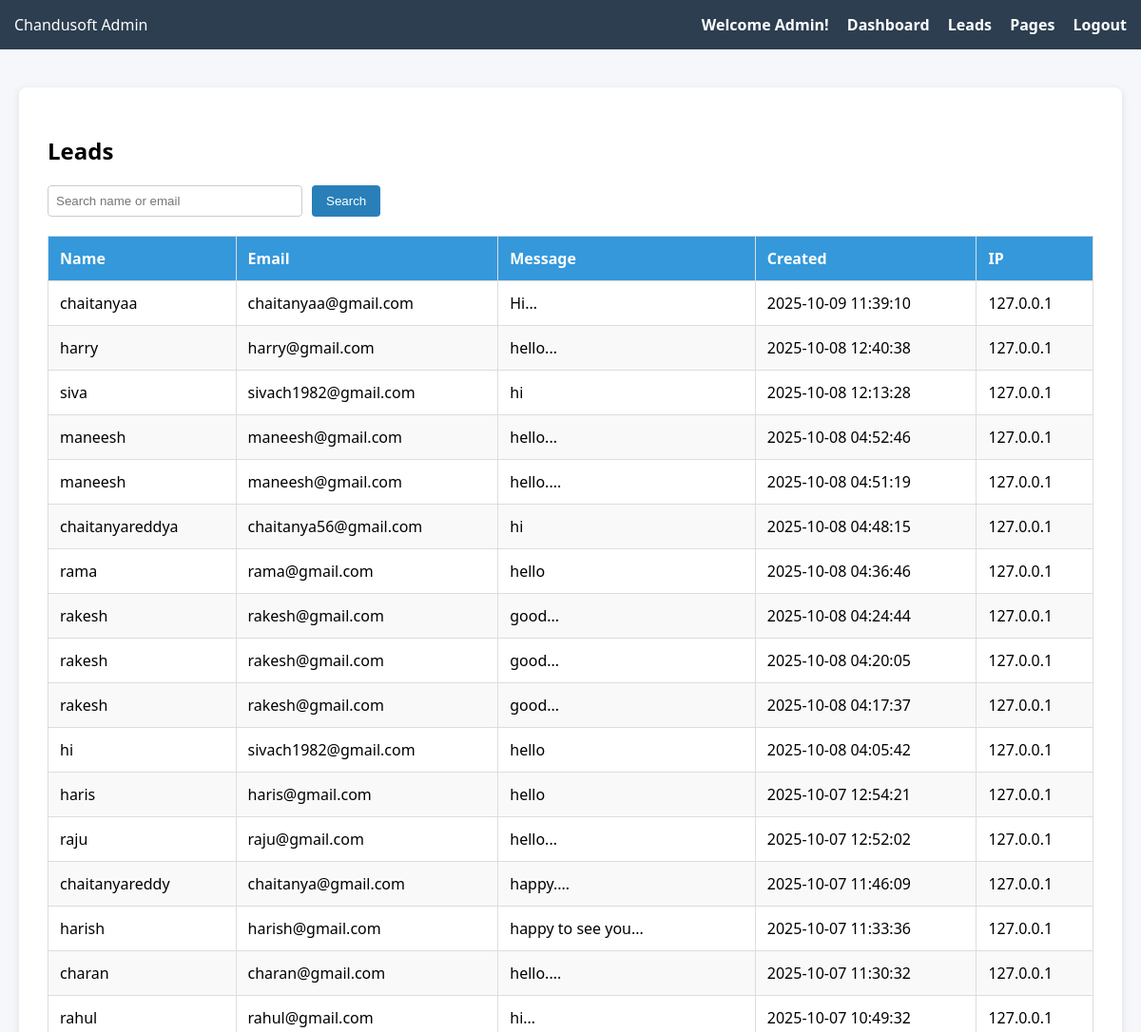
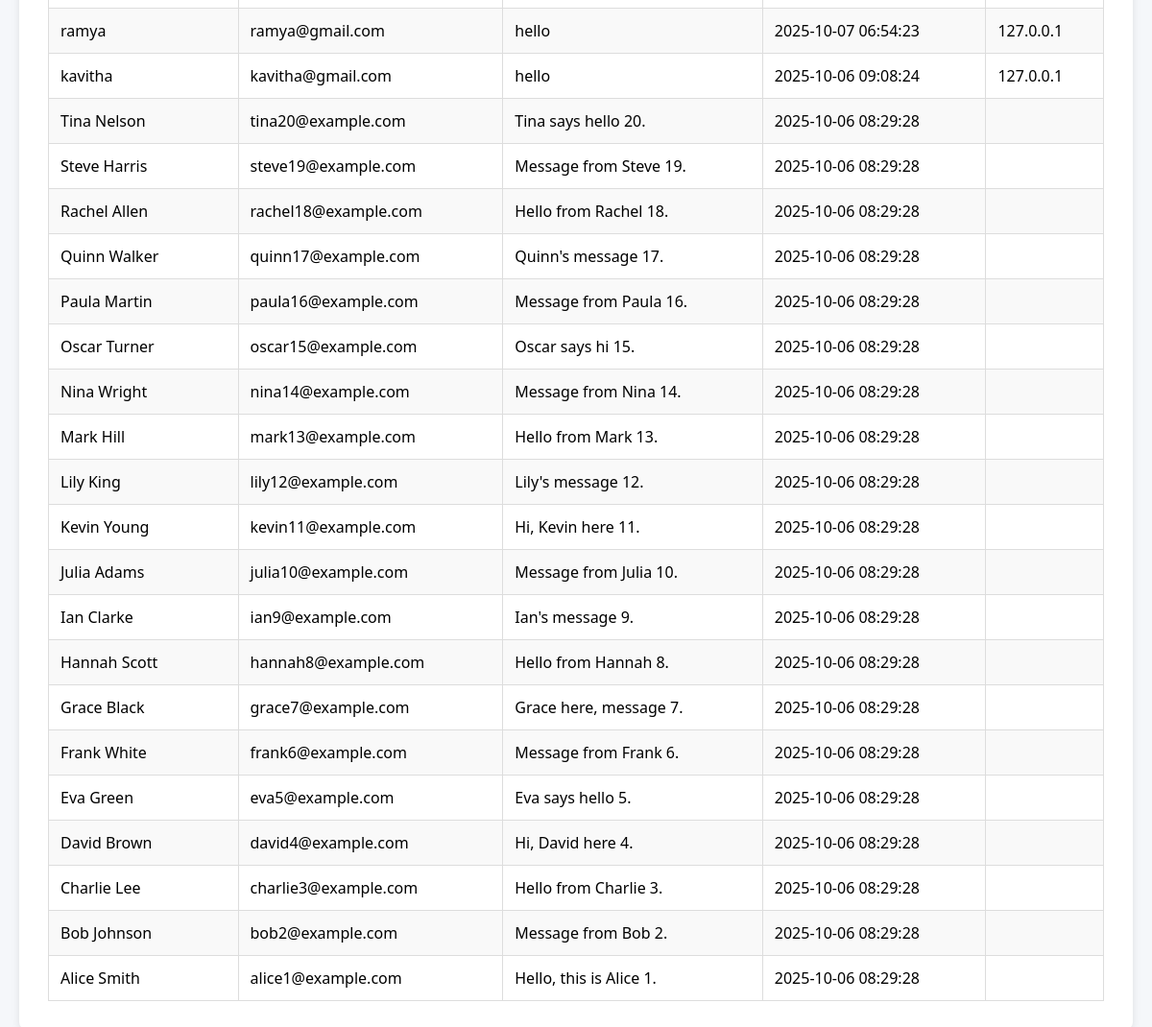
The page /admin-leads.php (signed in) on the database its author committed (2 pictures, top to bottom).
### tables this page shows
CREATE TABLE `leads` (
  `id` int NOT NULL AUTO_INCREMENT,
  `name` varchar(100) NOT NULL,
  `email` varchar(100) NOT NULL,
  `message` text NOT NULL,
  `created_at` timestamp NULL DEFAULT CURRENT_TIMESTAMP,
  `ip` varchar(45) DEFAULT NULL,
  PRIMARY KEY (`id`)
);

### admin-leads.php (the view, shortened to what this page needs)
<?php
require 'db.php';
$user = $_SESSION['user'];
$role = $user['role'];
$searchTerm = '';
$whereClause = '';
$sql = "SELECT name, email, message, created_at, ip FROM leads $whereClause ORDER BY id DESC";
$stmt = $pdo->query($sql);
$leads = $stmt->fetchAll(PDO::FETCH_ASSOC);
?>
<!DOCTYPE html>
<html>
<head>
</head>
<body>
<div class="navbar">
    <div class="logo">Chandusoft Admin</div>
    <div class="menu">
        <span class="welcome">Welcome <?= htmlspecialchars(ucfirst($role)) ?>!</span>
        <a href="dashboard.php">Dashboard</a>
        <a href="admin-leads.php">Leads</a>
        <a href="pages.php">Pages</a>
        <a href="logout.php">Logout</a>
    </div>
</div>
<div class="container">
    <h2>Leads</h2>
    <form method="get" class="search-form">
        <input type="text" name="search" value="<?= htmlspecialchars($searchTerm) ?>" placeholder="Search name or email" />
        <button type="submit">Search</button>
    </form>
    <table>
        <thead>
            <tr>
                <th>Name</th>
                <th>Email</th>
                <th>Message</th>
                <th>Created</th>
                <th>IP</th>
            </tr>
        </thead>
        <tbody>
            <?php if (!empty($leads)): ?>
                <?php foreach ($leads as $lead): ?>
                    <tr>
                        <td><?= htmlspecialchars($lead['name']) ?></td>
                        <td><?= htmlspecialchars($lead['email']) ?></td>
                        <td><?= htmlspecialchars($lead['message']) ?></td>
                        <td><?= htmlspecialchars($lead['created_at']) ?></td>
                        <td><?= htmlspecialchars($lead['ip'] ?? '') ?></td>
                    </tr>
                <?php endforeach; ?>
            <?php else: ?>
                <tr><td colspan="5">No leads found.</td></tr>
            <?php endif; ?>
        </tbody>
    </table>
</div>
</body>
</html>

### admin-leads.php (style rules this page uses)
body { font-family: 'Segoe UI', sans-serif; margin: 0; background: #f5f7fa; }
.navbar { background: #2c3e50; padding: 15px; color: white; display: flex; justify-content: space-between; align-items: center; }
.navbar a { color: white; margin-left: 15px; text-decoration: none; font-weight: bold; }
.container { max-width: 1100px; margin: 40px auto; background: white; padding: 30px; border-radius: 8px; box-shadow: 0 2px 8px rgba(0,0,0,0.1); }
h2 { margin-bottom: 20px; }
form.search-form { margin-bottom: 20px; display: flex; gap: 10px; }
form.search-form input[type="text"] { padding: 8px; width: 250px; border: 1px solid #ccc; border-radius: 4px; }
form.search-form button { padding: 8px 15px; background: #2980b9; color: white; border: none; border-radius: 4px; cursor: pointer; }
table { border-collapse: collapse; width: 100%; }
table thead { background-color: #3498db; color: white; }
th, td { padding: 12px; border: 1px solid #ddd; text-align: left; }
tr:nth-child(even) { background-color: #f9f9f9; }
.welcome { font-weight: bold; }

### rows shown on the page
leads: name "chaitanyaa", email "chaitanyaa@gmail.com", message "Hi...", created_at "2025-10-09 11:39:10", ip "127.0.0.1"
leads: name "harry", email "harry@gmail.com", message "hello...", created_at "2025-10-08 12:40:38", ip "127.0.0.1"
leads: name "siva", email "sivach1982@gmail.com", message "hi", created_at "2025-10-08 12:13:28", ip "127.0.0.1"
leads: name "maneesh", email "maneesh@gmail.com", message "hello...", created_at "2025-10-08 04:52:46", ip "127.0.0.1"
leads: name "maneesh", email "maneesh@gmail.com", message "hello....", created_at "2025-10-08 04:51:19", ip "127.0.0.1"
leads: name "chaitanyareddya", email "chaitanya56@gmail.com", message "hi", created_at "2025-10-08 04:48:15", ip "127.0.0.1"
leads: name "rama", email "rama@gmail.com", message "hello", created_at "2025-10-08 04:36:46", ip "127.0.0.1"
leads: name "rakesh", email "rakesh@gmail.com", message "good...", created_at "2025-10-08 04:24:44", ip "127.0.0.1"
leads: name "rakesh", email "rakesh@gmail.com", message "good...", created_at "2025-10-08 04:20:05", ip "127.0.0.1"
leads: name "rakesh", email "rakesh@gmail.com", message "good...", created_at "2025-10-08 04:17:37", ip "127.0.0.1"
leads: name "hi", email "sivach1982@gmail.com", message "hello", created_at "2025-10-08 04:05:42", ip "127.0.0.1"
leads: name "haris", email "haris@gmail.com", message "hello", created_at "2025-10-07 12:54:21", ip "127.0.0.1"
leads: name "raju", email "raju@gmail.com", message "hello...", created_at "2025-10-07 12:52:02", ip "127.0.0.1"
leads: name "chaitanyareddy", email "chaitanya@gmail.com", message "happy....", created_at "2025-10-07 11:46:09", ip "127.0.0.1"
leads: name "harish", email "harish@gmail.com", message "happy to see you...", created_at "2025-10-07 11:33:36", ip "127.0.0.1"
leads: name "charan", email "charan@gmail.com", message "hello....", created_at "2025-10-07 11:30:32", ip "127.0.0.1"
leads: name "rahul", email "rahul@gmail.com", message "hi...", created_at "2025-10-07 10:49:32", ip "127.0.0.1"
leads: name "ramya", email "ramya@gmail.com", message "hello", created_at "2025-10-07 06:54:23", ip "127.0.0.1"
leads: name "kavitha", email "kavitha@gmail.com", message "hello", created_at "2025-10-06 09:08:24", ip "127.0.0.1"
leads: name "Tina Nelson", email "tina20@example.com", message "Tina says hello 20.", created_at "2025-10-06 08:29:28"
leads: name "Steve Harris", email "steve19@example.com", message "Message from Steve 19.", created_at "2025-10-06 08:29:28"
leads: name "Rachel Allen", email "rachel18@example.com", message "Hello from Rachel 18.", created_at "2025-10-06 08:29:28"
leads: name "Quinn Walker", email "quinn17@example.com", message "Quinn's message 17.", created_at "2025-10-06 08:29:28"
leads: name "Paula Martin", email "paula16@example.com", message "Message from Paula 16.", created_at "2025-10-06 08:29:28"
leads: name "Oscar Turner", email "oscar15@example.com", message "Oscar says hi 15.", created_at "2025-10-06 08:29:28"
leads: name "Nina Wright", email "nina14@example.com", message "Message from Nina 14.", created_at "2025-10-06 08:29:28"
leads: name "Mark Hill", email "mark13@example.com", message "Hello from Mark 13.", created_at "2025-10-06 08:29:28"
leads: name "Lily King", email "lily12@example.com", message "Lily's message 12.", created_at "2025-10-06 08:29:28"
leads: name "Kevin Young", email "kevin11@example.com", message "Hi, Kevin here 11.", created_at "2025-10-06 08:29:28"
leads: name "Julia Adams", email "julia10@example.com", message "Message from Julia 10.", created_at "2025-10-06 08:29:28"
leads: name "Ian Clarke", email "ian9@example.com", message "Ian's message 9.", created_at "2025-10-06 08:29:28"
leads: name "Hannah Scott", email "hannah8@example.com", message "Hello from Hannah 8.", created_at "2025-10-06 08:29:28"
leads: name "Grace Black", email "grace7@example.com", message "Grace here, message 7.", created_at "2025-10-06 08:29:28"
leads: name "Frank White", email "frank6@example.com", message "Message from Frank 6.", created_at "2025-10-06 08:29:28"
leads: name "Eva Green", email "eva5@example.com", message "Eva says hello 5.", created_at "2025-10-06 08:29:28"
leads: name "David Brown", email "david4@example.com", message "Hi, David here 4.", created_at "2025-10-06 08:29:28"
leads: name "Charlie Lee", email "charlie3@example.com", message "Hello from Charlie 3.", created_at "2025-10-06 08:29:28"
leads: name "Bob Johnson", email "bob2@example.com", message "Message from Bob 2.", created_at "2025-10-06 08:29:28"
leads: name "Alice Smith", email "alice1@example.com", message "Hello, this is Alice 1.", created_at "2025-10-06 08:29:28"

### other values the page prints
$role "Admin"
